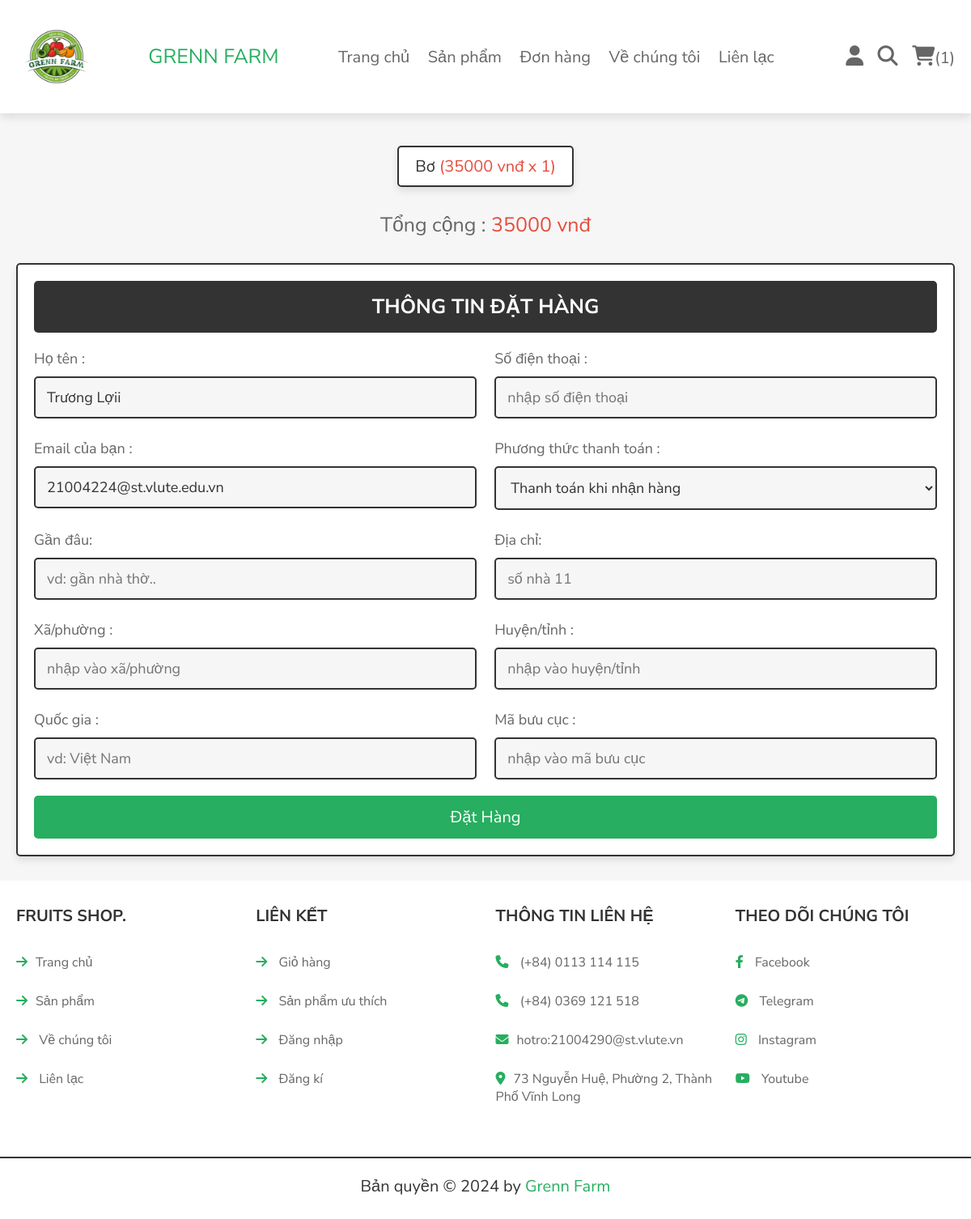
The app's page /checkout.php (signed in) with its own data.
### tables this page shows
CREATE TABLE `cart` (
  `id` int(100) NOT NULL,
  `user_id` int(100) NOT NULL,
  `pid` int(100) NOT NULL,
  `name` varchar(100) NOT NULL,
  `price` int(100) NOT NULL,
  `quantity` int(100) NOT NULL,
  `image` varchar(100) NOT NULL
);

CREATE TABLE `users` (
  `id` int(100) NOT NULL,
  `name` varchar(100) NOT NULL,
  `email` varchar(100) NOT NULL,
  `password` varchar(100) NOT NULL,
  `user_type` varchar(20) NOT NULL DEFAULT 'user',
  `image` varchar(100) NOT NULL
);

### checkout.php (the view, shortened to what this page needs)
<?php
include 'config.php';
$user_id = $_SESSION['user_id'];
?>
<!DOCTYPE html>
<html lang="en">
<head>
   <link rel="stylesheet" href="https://cdnjs.cloudflare.com/ajax/libs/font-awesome/6.1.1/css/all.min.css">
   <link rel="stylesheet" href="css/style.css">
</head>
<body>
<?php include 'header.php'; ?>
<section class="display-orders">
   <?php
      $cart_grand_total = 0;
      $select_cart_items = $conn->prepare("SELECT * FROM `cart` WHERE user_id = ?");
      $select_cart_items->execute([$user_id]);
      if($select_cart_items->rowCount() > 0){
         while($fetch_cart_items = $select_cart_items->fetch(PDO::FETCH_ASSOC)){
            $cart_total_price = ($fetch_cart_items['price'] * $fetch_cart_items['quantity']);
            $cart_grand_total += $cart_total_price;
   ?>
   <p> <?= $fetch_cart_items['name']; ?> <span>(<?= ''.$fetch_cart_items['price'].' vnđ x '. $fetch_cart_items['quantity']; ?>)</span> </p>
   <?php
    }
   }else{
      echo '<p class="empty">giỏ hàng trống!</p>';
   }
   ?>
   <div class="grand-total">Tổng cộng : <span><?= $cart_grand_total; ?> vnđ</span></div>
</section>
<section class="checkout-orders">
   <form action="" method="POST">
      <h3>Thông tin đặt hàng</h3>
      <div class="flex">
         <div class="inputBox">
            <span>Họ tên :</span>
            <input type="text" name="name" value="<?= $fetch_profile['name']; ?>" placeholder="nhập họ tên" class="box" required>
         </div>
         <div class="inputBox">
            <span>Số điện thoại :</span>
            <input type="text"  name="number"  placeholder="nhập số điện thoại" class="box" required pattern="[0-9]{10}" title="phải chứa 10 kí tự số">
         </div>
         <div class="inputBox">
            <span>Email của bạn :</span>
            <input type="email" value="<?= $fetch_profile['email']; ?>" name="email" placeholder="nhập email" class="box" required>
         </div>
         <div class="inputBox">
            <span>Phương thức thanh toán :</span>
            <select name="method" class="box" required>
               <option value="thanh toán khi nhận hàng">Thanh toán khi nhận hàng</option>
            </select>
         </div>
         <div class="inputBox">
            <span> Gần đâu:</span>
            <input type="text" name="flat" placeholder="vd: gần nhà thờ.." class="box" required>
         </div>
         <div class="inputBox">
            <span> Địa chỉ:</span>
            <input type="text" name="street" placeholder="số nhà 11" class="box" required>
         </div>
         <div class="inputBox">
            <span>Xã/phường :</span>
            <input type="text" name="city" placeholder="nhập vào xã/phường" class="box" required>
         </div>
         <div class="inputBox">
            <span>Huyện/tỉnh :</span>
            <input type="text" name="state" placeholder="nhập vào huyện/tỉnh" class="box" required>
         </div>
         <div class="inputBox">
            <span>Quốc gia :</span>
            <input type="text" name="country" placeholder="vd: Việt Nam" class="box" required>
         </div>
         <div class="inputBox">
            <span>Mã bưu cục :</span>
            <input type="number" min="0" name="pin_code" placeholder="nhập vào mã bưu cục" class="box" required>
         </div>
      </div>
      <input type="submit" name="order" class="btn <?= ($cart_grand_total > 1)?'':'disabled'; ?>" value="đặt hàng">
   </form>
</section>
<?php include 'footer.php'; ?>
</body>
</html>

### css/style.css (style rules this page uses)
.display-orders { text-align: center; padding-bottom: 0; }
.display-orders p { display: inline-block; padding:1rem 2rem; margin:1rem .5rem; font-size: 2rem; text-align: center; border:var(--border); background-color: var(--white); box-shadow: var(--box-shadow); border-radius: .5rem; }
.display-orders p span { color:var(--red); }
.display-orders .grand-total { margin-top: 2rem; font-size: 2.5rem; color:var(--light-color); }
.display-orders .grand-total span { color:var(--red); }
.checkout-orders form { padding:2rem; border:var(--border); background-color: var(--white); box-shadow: var(--box-shadow); border-radius: .5rem; }
.checkout-orders form h3 { border-radius: .5rem; background-color: var(--black); color:var(--white); padding:1.5rem 1rem; text-align: center; text-transform: uppercase; margin-bottom: 2rem; font-size: 2.5rem; }
.checkout-orders form .flex { display: flex; flex-wrap: wrap; gap:1.5rem; justify-content: space-between; }
.checkout-orders form .flex .inputBox { width: 49%; }
.checkout-orders form .flex .inputBox .box { width: 100%; border:var(--border); border-radius: .5rem; font-size: 1.8rem; color:var(--black); padding:1.2rem 1.4rem; margin:1rem 0; background-color: var(--light-bg); }
.checkout-orders form .flex .inputBox span { font-size: 1.8rem; color:var(--light-color); }

### css/components.css (style rules this page uses)
:root { --green:#27ae60; --orange:#f39c12; --red:#e74c3c; --black:#333; --light-color:#666; --white:#fff; --light-bg:#f6f6f6; --border:.2rem solid var(--black); --box-shadow:0 .5rem 1rem rgba(0,0,0,.1); }
* { font-family: 'Nunito Sans', sans-serif; margin:0; padding:0; box-sizing: border-box; outline: none; border:none; text-decoration: none; color:var(--black); }
body { background-color: var(--light-bg); }
html { font-size: 62.5%; overflow-x: hidden; scroll-behavior: smooth; scroll-padding-top: 6.5rem; }
section { padding:3rem 2rem; max-width: 1200px; margin:0 auto; }
.btn, .delete-btn, .option-btn { display: block; width: 100%; margin-top: 1rem; border-radius: .5rem; color:var(--white); font-size: 2rem; padding:1.3rem 3rem; text-transform: capitalize; cursor: pointer; text-align: center; }
.btn { background-color: var(--green); }

### records on screen
cart: name "Bơ", price "35000", quantity "1"
users: name "Trương Lợii", email "21004224@st.vlute.edu.vn"

### other values on screen
$count_cart_items->rowCount() "1"
$cart_grand_total "35000"
